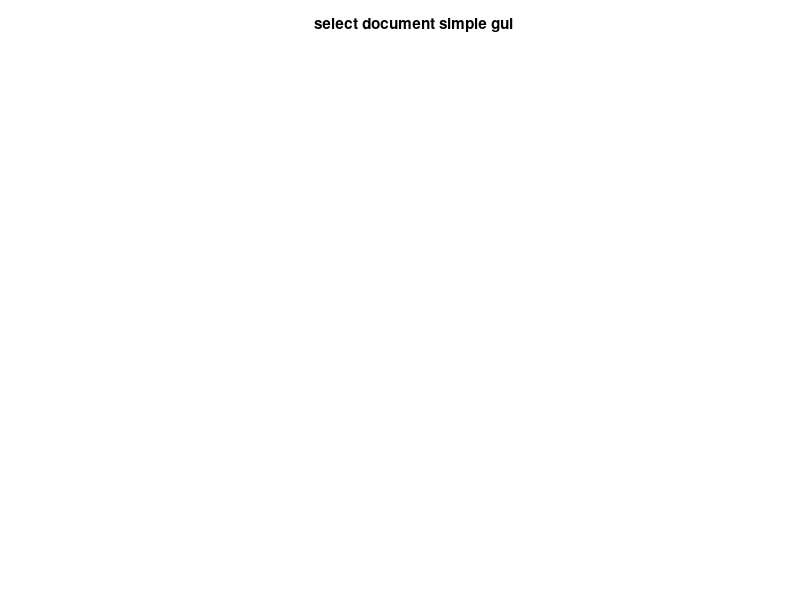

Write MATLAB code to recreate this figure. (Note: this script raises an error after producing the figure.)
function displayTestData()
    scr_siz = get(0,'ScreenSize') ;
    figure('color', [0.8 0.8 0.8], 'Position', floor([scr_siz(3)/3 scr_siz(4)/3 scr_siz(3)/2 scr_siz(4)/2]));
    title('select document simple gui');
    axis off;
    data = testData();
    docs = load('SomeDocuments.mat');
%     data.addDoc(docs.documents);
    data.addDoc({docs.documents{1,1:100}}); % this line is for testing only, make doc shorter...
end